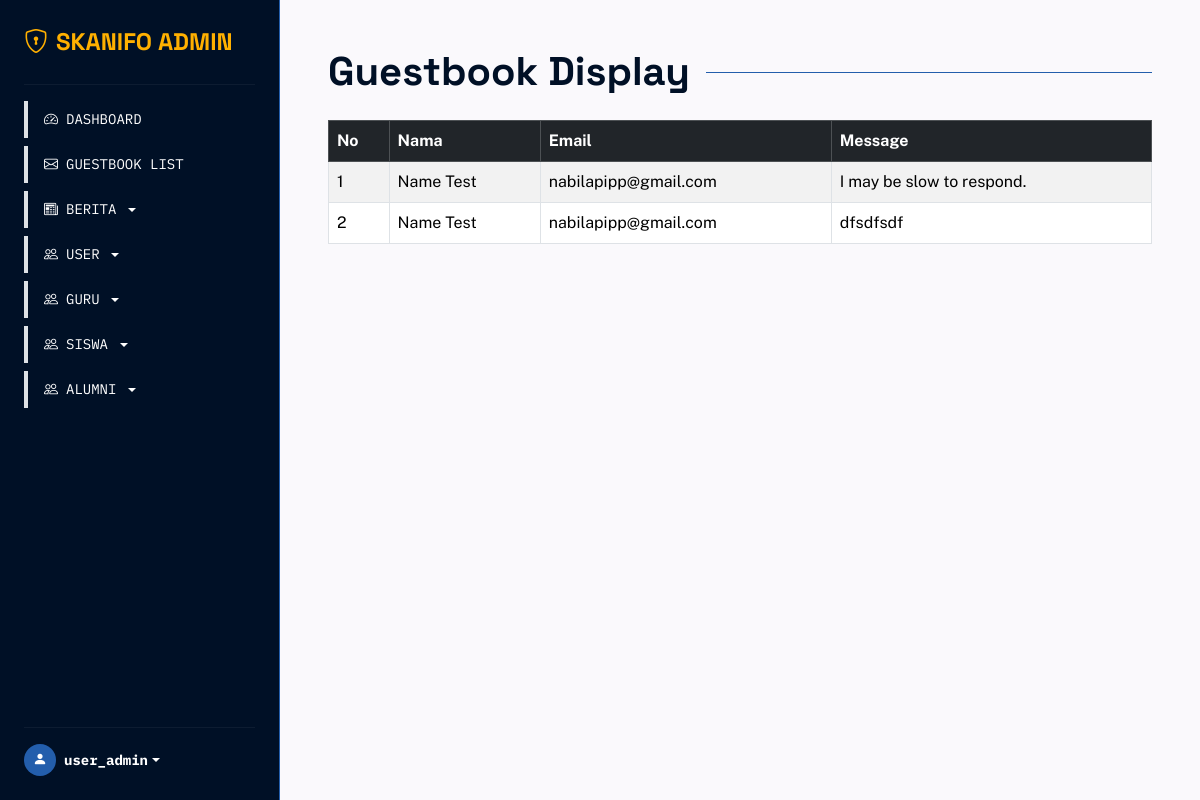
The app's page /page/dashboard/guestbook_list.php (signed in) with its own data.
### tables this page shows
CREATE TABLE `tb_guestbook` (
  `id_message` int NOT NULL,
  `email` varchar(400) NOT NULL,
  `nama` varchar(500) NOT NULL,
  `message` varchar(500) NOT NULL,
  `createdAt` varchar(50) DEFAULT NULL
);

### page/dashboard/guestbook_list.php (the view, shortened to what this page needs)
<!DOCTYPE html>
<html lang="en">
<head>
    <link href="https://cdn.jsdelivr.net/npm/bootstrap@5.3.8/dist/css/bootstrap.min.css" rel="stylesheet">
    <link rel="stylesheet" href="https://cdn.jsdelivr.net/npm/bootstrap-icons@1.11.3/font/bootstrap-icons.css">
    <link rel="stylesheet" href="../../assets/css/style.css">
</head>
<body>
    <main class="d-flex flex-nowrap">
        <?php require '../../components/sidebar.php'; ?>
        <div class="container-fluid p-4 p-md-5" style="background-color: var(--skn-bg);">
            <div class="d-flex align-items-center gap-3 mb-4">
                <h1 class="font-headline fw-bold m-0" style="color: var(--skn-primary);">Guestbook Display</h1>
                <div class="flex-grow-1 border-top" style="border-color: var(--skn-secondary) !important;"></div>
            </div>
            <table class="table table-bordered table-striped">
                <thead class="table-dark">
                    <tr>
                        <th>No</th>
                        <th>Nama</th>
                        <th>Email</th>
                        <th>Message</th>
                    </tr>
                </thead>
                <tbody>
                    <?php
                    include '../../function/connect.php';
                    $no = 1;
                    $data = mysqli_query($koneksi, "SELECT * FROM tb_guestbook");
                    if (mysqli_num_rows($data) > 0) {
                        while ($row = mysqli_fetch_array($data)) {
                            ?>
                            <tr>
                                <td><?php echo $no++; ?></td>
                                <td><?php echo htmlspecialchars($row['nama']); ?></td>
                                <td><?php echo htmlspecialchars($row['email']); ?></td>
                                <td><?php echo htmlspecialchars($row['message']); ?></td>
                            </tr>
                            <?php
                        }
                    } else {
                        echo "<tr><td colspan='4' class='text-center'>Belum ada data guestbook.</td></tr>";
                    }
                    ?>
                </tbody>
            </table>
        </div>
    </main>
</body>
</html>

### assets/css/style.css (style rules this page uses)
:root { --skn-primary: #001026; --skn-secondary: #235eac; --skn-amber: #ffb000; --skn-bg: #faf9fc; --skn-muted: #44474e; --skn-surface-high: #e9e7eb; --font-headline: "Space Grotesk", sans-serif; --font-body: "Public Sans", sans-serif; --font-mono: "IBM Plex Mono", monospace; }
body { background-color: var(--skn-bg); color: var(--skn-primary); font-family: var(--font-body); }
.font-headline { font-family: var(--font-headline); }
html { scroll-behavior: smooth; scroll-padding-top: 70px; }

### records on screen
tb_guestbook: nama "Name Test", email "nabilapipp@gmail.com", message "I may be slow to respond."
tb_guestbook: nama "Name Test", email "nabilapipp@gmail.com", message "dfsdfsdf"

### other values on screen
$_SESSION['username'] "user_admin"
